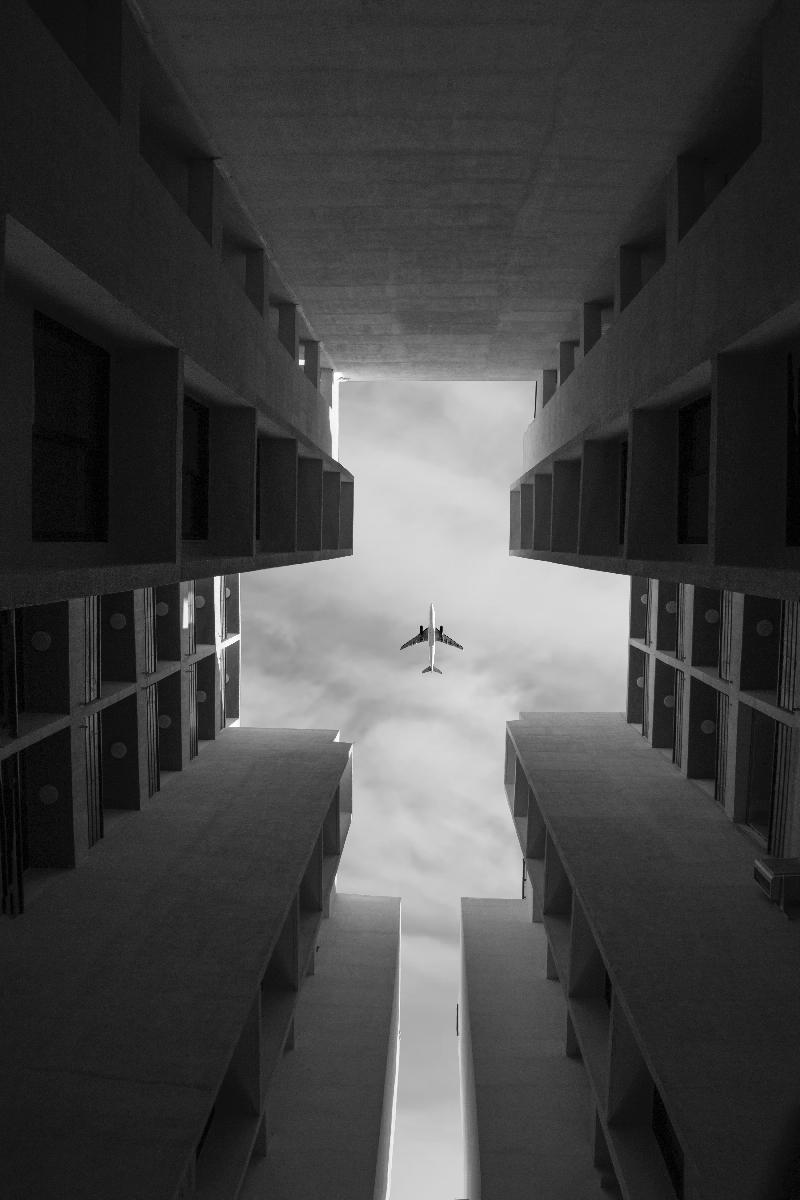
#> input picture airplane.jpg, 800 x 1200 px
$ jupyter execute 'V18 - 2D Fourier Transform.ipynb'   (shell and % lines are left out)
#> lines starting #> are read from the running program, lines starting #| are printed output that depends on the picture
[cell 1]
import numpy as np
from matplotlib import pyplot as plt
from skimage.io import imread,imshow,imsave

[cell 2]
from numpy.fft import fft,ifft,fft2,ifft2,fftshift,ifftshift

def fourier2(im):
    return fftshift(fft2(im))

def ifourier2(f):
    return ifft2(ifftshift(f)).real

def fourier(s):
    return fftshift(fft(s))

def ifourier(f):
    return ifft(ifftshift(f)).real

def ampl(f):
    return np.sqrt(f.real**2 + f.imag**2)

def phase(f):
    return np.arctan2(f.imag, f.real)

[cell 3]
t = np.arange(1000)
s = np.sin(t)
f = fourier(s)

plt.figure()
plt.subplot(2,1,1)
plt.plot(ampl(f))
plt.subplot(2,1,2)
plt.plot(s)
plt.show()
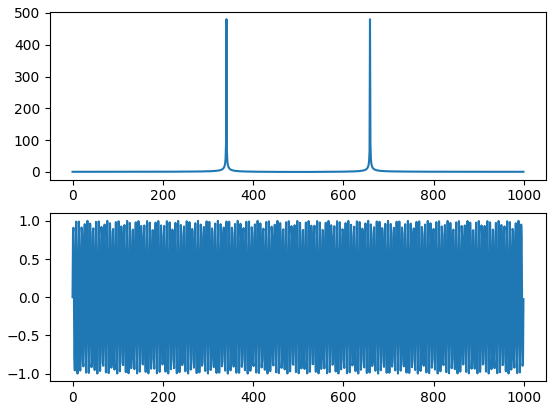
#> figure drawn by matplotlib, 2 panels; panel 1: curve peaks at x = 659, y = 480.2; panel 2: curve peaks at x = 699, y = 1

[cell 4]
f = np.zeros((1000,))
f[480] = 500.
f[520] = 500.
f[470] = 400.
f[450] = 250.
s = ifourier(f)

plt.figure()
plt.subplot(2,1,1)
plt.plot(ampl(f))
plt.subplot(2,1,2)
plt.plot(s)
plt.show()
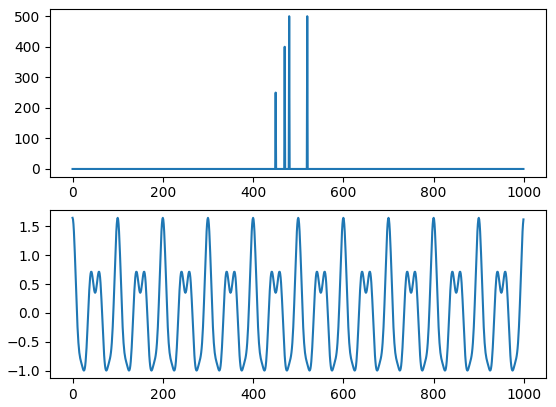
#> figure drawn by matplotlib, 2 panels; panel 1: curve peaks at x = 480, y = 500; panel 2: curve peaks at x = 0, y = 1.65

[cell 5]
fake_im = np.zeros((500,500)).astype('uint8')
for i in range(fake_im.shape[1]):
    fake_im[:,i] = np.sin(i/10.)*127+127

f = fourier2(fake_im)

plt.figure()
plt.subplot(1,2,1)
plt.imshow(fake_im, cmap=plt.cm.gray, vmin=0, vmax=255, interpolation='none')
plt.title('Original')
plt.axis('off')
plt.subplot(1,2,2)
plt.imshow(ampl(f), interpolation='none', cmap='viridis')
plt.title('Fourier amplitude')
plt.axis('off')
plt.show()
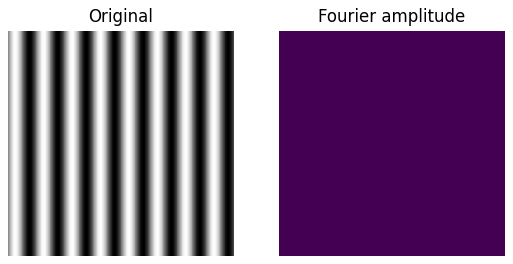
#> figure drawn by matplotlib, 2 panels
plt.figure()
plt.plot(ampl(f)[250,:])
plt.show()
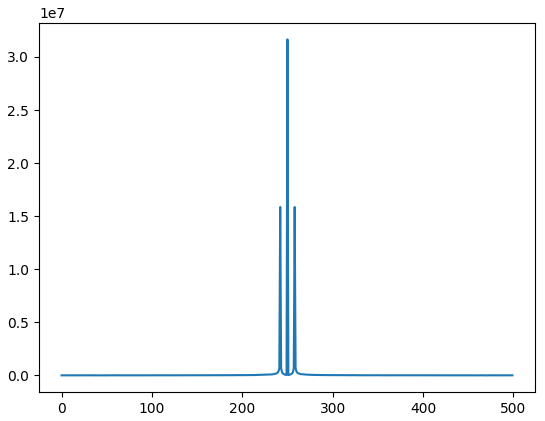
#> figure drawn by matplotlib, 1 panel; curve peaks at x = 250, y = 31655500

[cell 6]
fake_fourier = np.zeros((500,500)) + 0j # cast to complex by adding a complex number
fake_fourier[250,255] = 1
fake_fourier[250,245] = 1

im = ifourier2(fake_fourier).real

plt.figure(figsize=(8,4))
plt.subplot(1,2,1)
plt.imshow(im, cmap=plt.cm.gray, interpolation='none')
plt.title('Reconstructed image')
plt.axis('off')
plt.subplot(1,2,2)
plt.imshow(ampl(fake_fourier), interpolation='none', cmap='viridis')
plt.title('Fourier amplitude')
plt.axis('off')
plt.show()
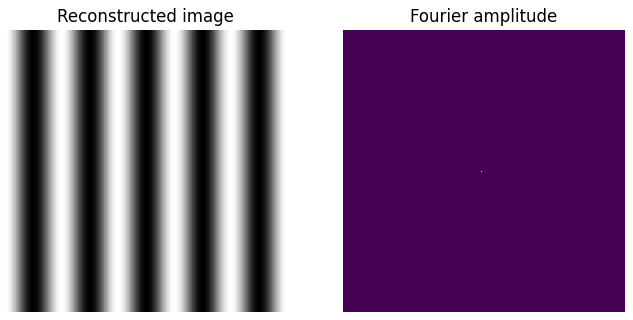
#> figure drawn by matplotlib, 2 panels

[cell 7]
fake_fourier = np.zeros((500,500)) + 0j # cast to complex by adding a complex number
fake_fourier[250,255] = 1j
#fake_fourier[255,250] = 4.
#fake_fourier[260,260] = 3.
#fake_fourier[252,249] = 6.

im = ifourier2(fake_fourier).real

plt.figure(figsize=(8,4))
plt.subplot(1,2,1)
plt.imshow(im, cmap=plt.cm.gray, interpolation='none')
plt.title('Reconstructed image')
plt.axis('off')
plt.subplot(1,2,2)
plt.imshow(ampl(fake_fourier), interpolation='none', cmap='viridis')
plt.title('Fourier amplitude')
plt.axis('off')
plt.show()
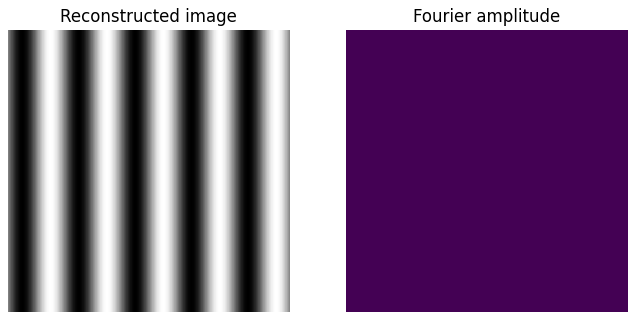
#> figure drawn by matplotlib, 2 panels

[cell 8]
im = imread('airplane.jpg')
#> im is the input picture: shape (1200, 800); min 0, max 255, mean 68.1

f = fourier2(im)
a = ampl(f)
p = phase(f)
#> in phase, `return np.arctan2(f.imag, f.real)`:
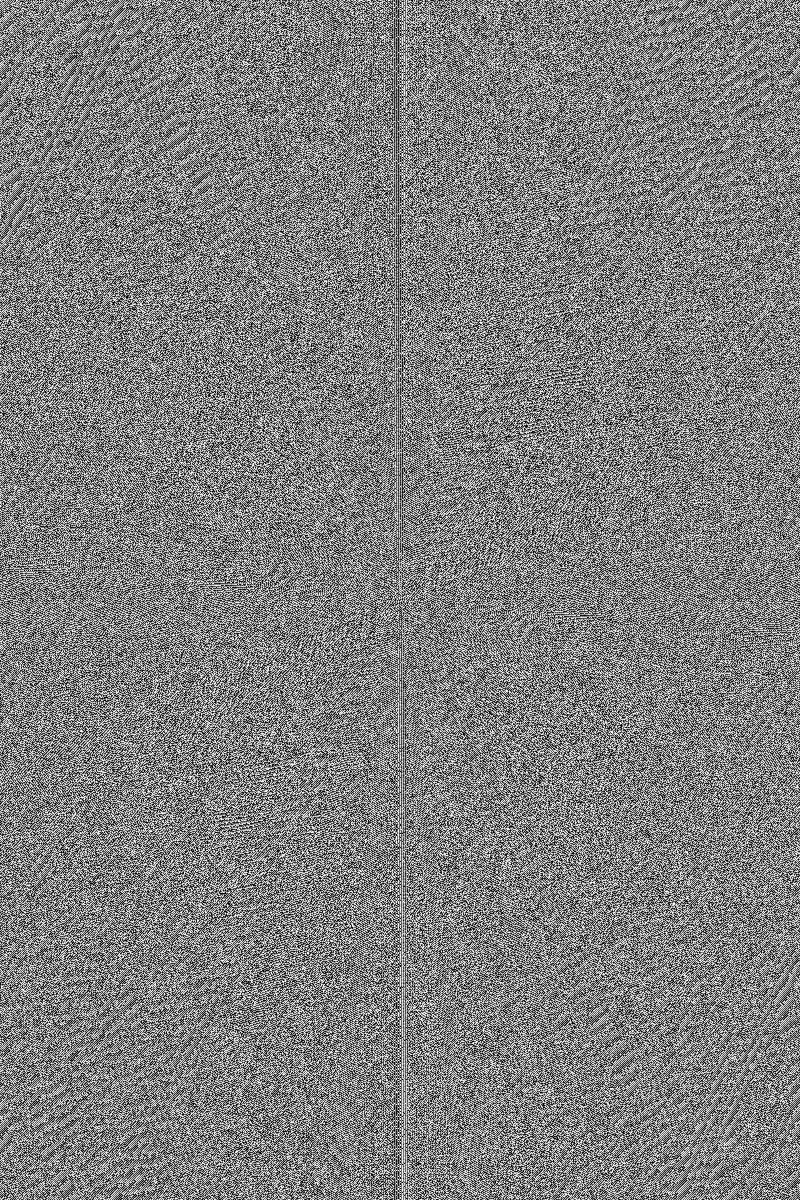
#> returned value: shape (1200, 800) float64; min -3.14, max 3.14, mean 3.27e-06; drawn with min black and max white
plt.figure()
plt.subplot(1,3,1)
plt.imshow(im, cmap=plt.cm.gray, vmin=0, vmax=255, interpolation='none')
plt.title('Original')
plt.axis('off')
plt.subplot(1,3,2)
plt.imshow(np.log(ampl(f)), interpolation='none', cmap='viridis')
plt.title('Fourier amplitude')
plt.axis('off')
plt.subplot(1,3,3)
plt.imshow(p, interpolation='none', cmap='viridis')
plt.title('Phase')
plt.axis('off')
plt.show()
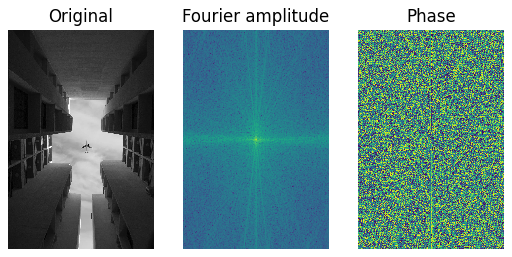
#> figure drawn by matplotlib, 3 panels

[cell 9]
def reconstruct(ampl,phase):
    f = ampl*np.e**(1j*phase)
    return ifourier2(f)
#> in ifourier2 (call 3), `return ifft2(ifftshift(f)).real`:
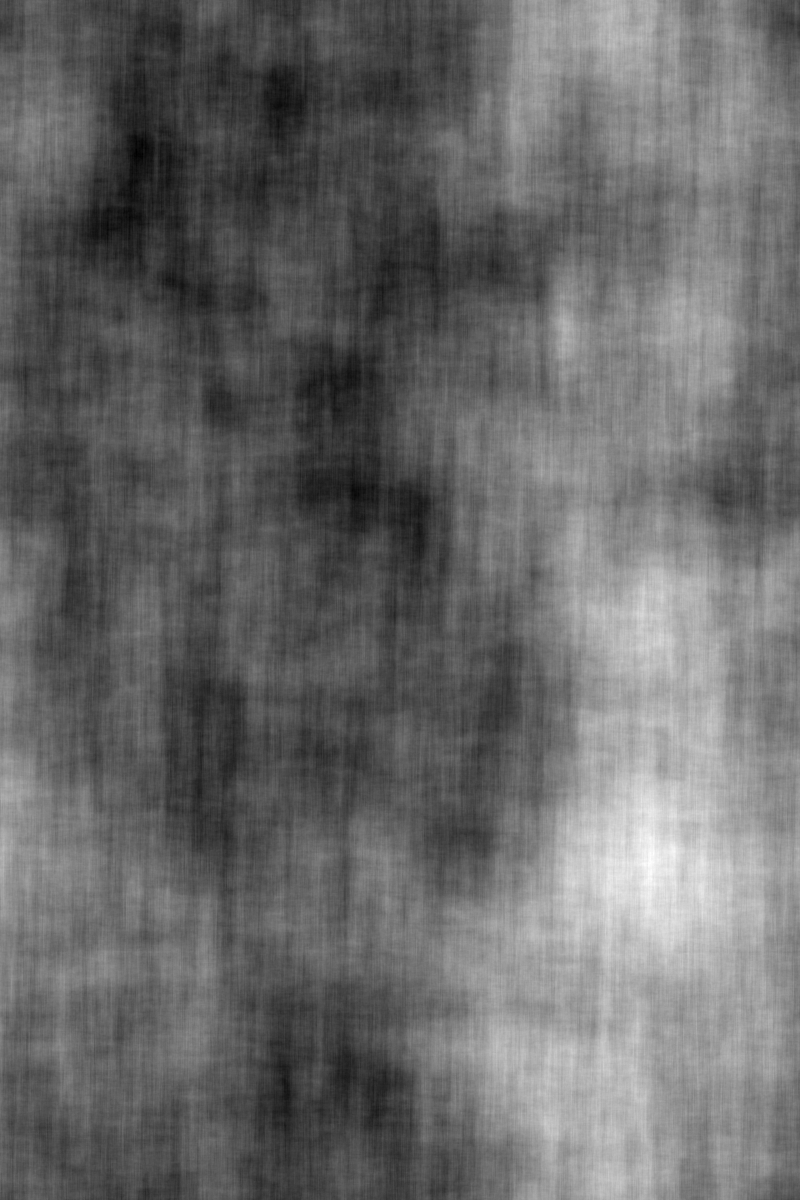
#> returned value: shape (1200, 800) float64; min -194.1, max 127, mean -61.6; drawn with min black and max white

$ run again, with astronaut_noisy.jpg copied over airplane.jpg
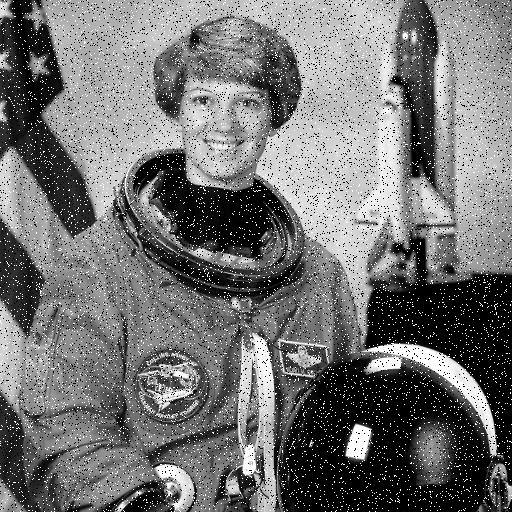
#> input picture astronaut_noisy.jpg, 512 x 512 px
#> im is the input picture: shape (512, 512); min 0, max 255, mean 114.6
#> `plt.show()`:
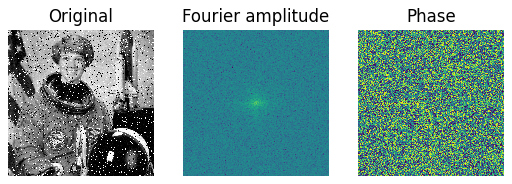
#> figure drawn by matplotlib, 3 panels
#> in ifourier2 (call 3), `return ifft2(ifftshift(f)).real`:
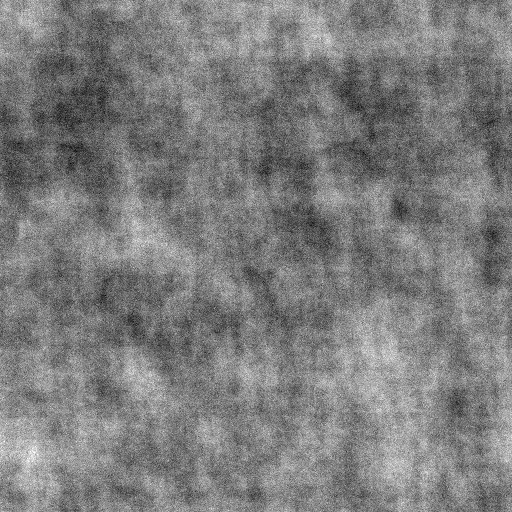
#> returned value: shape (512, 512) float64; min -228.2, max 280.6, mean 22.1; drawn with min black and max white
